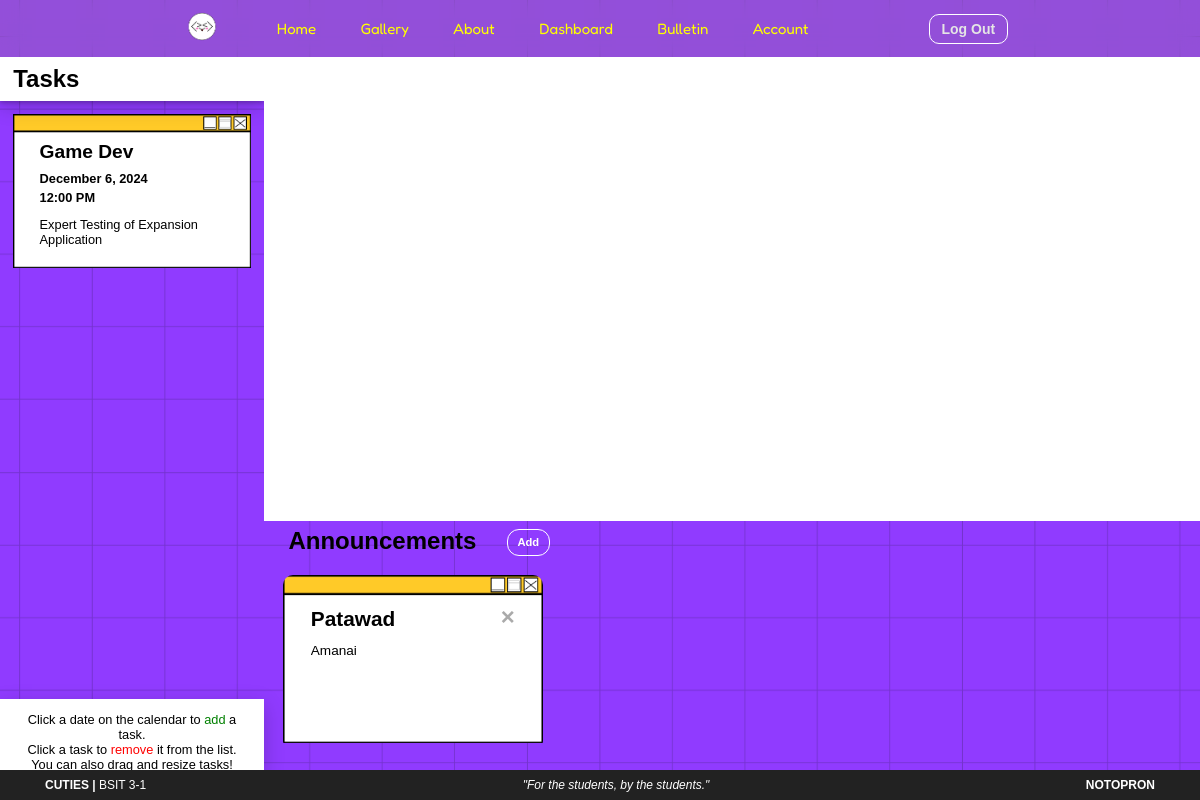
Screenshot of /dashboard.php (signed in) with the database file from the repository.
### tables this page shows
CREATE TABLE `tasks` (
  `task_id` int NOT NULL,
  `task_title` varchar(50) NOT NULL,
  `task_start_date` date NOT NULL,
  `task_end_date` date NOT NULL,
  `task_time` time NOT NULL,
  `task_description` varchar(300) NOT NULL
);

CREATE TABLE `announcements` (
  `announcement_id` int NOT NULL,
  `announcement_title` varchar(50) NOT NULL,
  `announcement_description` varchar(700) NOT NULL,
  `announcement_date_added` timestamp NOT NULL DEFAULT CURRENT_TIMESTAMP
);

### php/functions.php (called while the page is built, shortened)
<?php
function getTasks()
{
    $servername = "localhost";
    $username = "czvqqzbp_cutiesdb";
    $password = "NiY28jV%L#[0";
    $conn = new PDO("mysql:host=$servername;dbname=czvqqzbp_cutiesdb", $username, $password);
    $conn->setAttribute(PDO::ATTR_ERRMODE, PDO::ERRMODE_EXCEPTION);
    $stmt = $conn->prepare("SELECT task_title, task_start_date, task_end_date, task_time, task_description FROM tasks ORDER BY task_start_date, task_time");
    $stmt->execute();
    $result = $stmt->fetchAll(PDO::FETCH_OBJ);
    return $result;
}
function getAnnouncements()
{
    $servername = "localhost";
    $username = "czvqqzbp_cutiesdb";
    $password = "NiY28jV%L#[0";
    $conn = new PDO("mysql:host=$servername;dbname=czvqqzbp_cutiesdb", $username, $password);
    $conn->setAttribute(PDO::ATTR_ERRMODE, PDO::ERRMODE_EXCEPTION);
    $stmt = $conn->prepare("SELECT announcement_id, announcement_title, announcement_description FROM announcements ORDER BY announcement_date_added DESC");
    $stmt->execute();
    $result = $stmt->fetchAll(PDO::FETCH_OBJ);
    return $result;
}

### dashboard.php (the view, shortened to what this page needs)
<?php
include("php/functions.php");
?>
<!DOCTYPE html>
<html lang="en">
<head>
    <link rel="stylesheet" href="css/dashboard.css" />
    <link rel="stylesheet" href="css/style.css" />
    <link rel="stylesheet" href="css/modal.css" />
</head>
<body class="dashboard">
    <?php include "includes/navFunction.php" ?>
    <main class="dashboard">
        <div class="left-group">
            <div class="left">
                <div class="tasks-header">
                    <h1>Tasks</h1>
                </div>
                <div class="tasks-pane">
                    <?php
                    foreach (getTasks() as $tasks) {
                    ?>
                        <div class="task">
                            <h2><?= htmlspecialchars($tasks->task_title); ?></h2>
                            <h4><?php
                                $startDate = date("F j, Y", strtotime($tasks->task_start_date));
                                $endDate = date("F j, Y", strtotime('-1 day', strtotime($tasks->task_end_date)));
                                if ($startDate == $endDate) {
                                    echo $startDate;
                                } else {
                                    echo $startDate . ' - ' . $endDate;
                                }
                                ?></h4>
                            <h4><?= date("g:i A", strtotime($tasks->task_time)); ?></h4>
                            <p><?= htmlspecialchars($tasks->task_description); ?></p>
                        </div>
                    <?php
                    }
                    ?>
                </div>
            </div>
            <div class="tasks-footer">
                <h4 class="hint">Click a date on the calendar to <span style="color: green;">add</span> a task.
                    <br>Click a task to <span style="color: red;">remove</span> it from the list.
                    <br>You can also drag and resize tasks!
                </h4>
            </div>
        </div>
        <div class="right">
            <div class="calendar-pane" id="calendar"></div>
            <div class="announcement-header">
                <h1>Announcements</h1>
                <button id="myBtn">Add</button>
            </div>
            <div class="announcements-pane">
                <?php
                foreach (getAnnouncements() as $announcement) {
                ?>
                    <div class="announcements-new">
                        <div class="announcement-title">
                            <h2 onclick="clickAnnouncement('<?= htmlspecialchars($announcement->announcement_title)  ?>', '<?= htmlspecialchars($announcement->announcement_description)  ?>')"><?= htmlspecialchars($announcement->announcement_title); ?></h2>
                            <span class="delete-announcement" onclick="deleteAnnouncement('<?= $announcement->announcement_id  ?>', '<?= htmlspecialchars($announcement->announcement_title)  ?>', '<?= htmlspecialchars($announcement->announcement_description)  ?>')">&times;</span>
                        </div>
                        <div onclick="clickAnnouncement('<?= htmlspecialchars($announcement->announcement_title)  ?>', '<?= htmlspecialchars($announcement->announcement_description)  ?>')" class="announcement-body">
                            <p><?= $announcement->announcement_description; ?></p>
                        </div>
                    </div>
                <?php
                }
                ?>
            </div>
        </div>
    </main>
    <?php include "includes/footer.php" ?>
</body>
</html>

### includes/navFunction.php (shortened to what this page needs)
<nav>
  <a class="logo" href=""><img class="logo" src="images/logo.png" /></a>
  <div class="links">
    <a data-active="index" href="index.php">Home</a>
    <a data-active="gallery" href="gallery.php">Gallery</a>
    <a data-active="about" href="about.php">About</a>
    <a data-active="dashboard" href="dashboard.php">Dashboard</a>
    <a data-active="bulletin" href="bulletin.php">Bulletin</a>
    <a data-active="account" href="account.php">Account</a>
  </div>
  <?php if (isset($_SESSION['user_id'])): ?>
      <button id="SignIn-button">
        <a data-active="logout" href="logout.php">Log Out</a>
      </button>
    <?php else: ?>
      <button id="SignIn-button">
        <a data-active="logIn" href="logIn.php">Log In</a>
      </button>
  <?php endif; ?>
</nav>

### includes/footer.php
<footer>
    <p><b>CUTIES | </b>BSIT 3-1</p>
    <p class="quote">"For the students, by the students."</p>
    <p class="sides">NOTOPRON</p>
</footer>

### css/dashboard.css (style rules this page uses)
body.dashboard { height: 100vh; }
main.dashboard { display: flex; overflow: hidden; }
main .left-group { width: 22%; display: flex; flex-direction: column; }
main .left-group .left { height: 90%; overflow-y: scroll; position: relative; }
main .left-group .left .tasks-header { position: sticky; top: 0; background-color: white; margin-bottom: 2%; padding: 3% 5% 3%; box-shadow: 0 2px 4px 0 rgba(0, 0, 0, 0.2), 0 6px 20px 0 rgba(0, 0, 0, 0.19); z-index: 1; }
main .left-group .left .tasks-header h1 { font-size: 3vh; }
main .left-group .tasks-footer { height: 10%; background-color: white; padding: 1.6vh; box-shadow: 0 2px 0px 0 rgba(0, 0, 0, 0.2), 0 6px 20px 0 rgba(0, 0, 0, 0.19); z-index: 1; }
main .left-group .tasks-footer h4.hint { font-weight: normal; font-size: 1.6vh; text-align: center; }
main .left-group .left .tasks-pane .task { margin: 5%; padding: 10%; transition: 0.3s; display: flex; flex-direction: column; background: url(../images/others/others/windiw.png); background-repeat: no-repeat; background-size: contain; height: 26vh; overflow: hidden; }
main .left-group .left .tasks-pane .task h2 { font-size: 2.4vh; padding-bottom: 1vh; }
main .left-group .left .tasks-pane .task h4 { font-size: 1.6vh; padding-bottom: 0.5vh; }
main .left-group .left .tasks-pane .task p { font-size: 1.6vh; padding-top: 1vh; }
main .right { display: flex; flex-direction: column; width: 78%; }
main .right .calendar-pane { display: flex; flex: none; padding: 2vh; height: 65%; background-color: rgb(255, 255, 255); }
.announcement-header { height: 5%; display: flex; flex-direction: row; }
.announcement-header h1 { margin-left: 1.5vw; padding: 0.8vh; font-size: 3vh; }
.announcements-pane { height: 30%; display: flex; flex-direction: row; overflow-y: hidden; }
.announcements-pane .announcements-new { width: 32.5vh; display: flex; flex-direction: column; flex: none; overflow: hidden; margin: 2% 1% 2% 2%; padding: 3% 3% 3% 3%; border-radius: 10px; background: url(../images/others/others/windiw.png); background-repeat: no-repeat; background-size: contain; transition: 0.3s; }
.announcements-pane .announcements-new .announcement-title { display: flex; }
.announcements-pane .announcements-new .announcement-title h2 { display: inline-block; font-size: 2.6vh; padding: 0.5vh 2vh 1vh 0vh; overflow: hidden; text-wrap: nowrap; text-overflow: ellipsis; }
.announcements-pane .announcements-new .announcement-body { padding-top: 2%; overflow: hidden; height: 100%; }
.announcements-pane .announcements-new .announcement-body { cursor: pointer; }
.announcements-pane .announcements-new p { font-size: 1.7vh; }
.delete-announcement { margin-left: auto; color: #aaa; font-size: 3vh; font-weight: bold; }
#myBtn { padding: 0.6vh 1.2vh; margin-left: 2vw; margin-top: 8px; border-radius: 1.5vh; border: 1px solid #fff; font-size: 1.4vh; font-weight: bold; text-decoration: none; color: #fff; transition: 0.5s; background: none; cursor: pointer; }

### rows the page displays
tasks: task_title "Game Dev", task_start_date "December 6, 2024", task_time "12:00 PM", task_description "Expert Testing of Expansion Application"
announcements: announcement_title "Patawad", announcement_description "Amanai"
